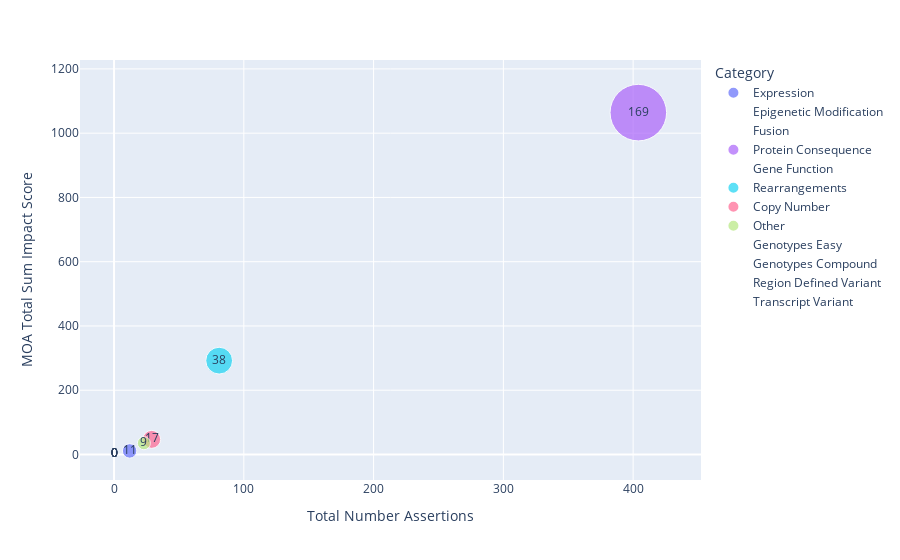

Notebook code for this chart:
### Markdown cell above
The scatterplot below shows the relationship between the Not Suported variant sub category impact score and the number of assertions (evidence items) associated with features (variants) in each sub category. Additionally, the sizes of the data point represent the number of features (variants) in each sub category.

### Code cell
fig2 = px.scatter(
    data_frame=not_supported_feature_impact_df,
    x="Total Number Assertions",
    y="MOA Total Sum Impact Score",
    size="Total Number Features",
    size_max=40,
    text="Total Number Features",
    color="Category"
)
fig2.show()

### Figure 1 — Plotly figure (JSON) as saved in the notebook; plotly's stock layout.template omitted (floating-point values rounded to 4 significant figures)
{"data": [{"hovertemplate": "Category=Expression<br>Total Number Assertions=%{x}<br>MOA Total Sum Impact Score=%{y}<br>Total Number Features=%{text}<extra></extra>", "legendgroup": "Expression", "marker": {"color": "#636efa", "size": [11], "sizemode": "area", "sizeref": 0.1056, "symbol": "circle"}, "mode": "markers+text", "name": "Expression", "orientation": "v", "showlegend": true, "text": [11], "type": "scatter", "x": [12], "xaxis": "x", "y": [11], "yaxis": "y"}, {"hovertemplate": "Category=Epigenetic Modification<br>Total Number Assertions=%{x}<br>MOA Total Sum Impact Score=%{y}<br>Total Number Features=%{text}<extra></extra>", "legendgroup": "Epigenetic Modification", "marker": {"color": "#EF553B", "size": [0], "sizemode": "area", "sizeref": 0.1056, "symbol": "circle"}, "mode": "markers+text", "name": "Epigenetic Modification", "orientation": "v", "showlegend": true, "text": [0], "type": "scatter", "x": [0], "xaxis": "x", "y": [0], "yaxis": "y"}, {"hovertemplate": "Category=Fusion<br>Total Number Assertions=%{x}<br>MOA Total Sum Impact Score=%{y}<br>Total Number Features=%{text}<extra></extra>", "legendgroup": "Fusion", "marker": {"color": "#00cc96", "size": [0], "sizemode": "area", "sizeref": 0.1056, "symbol": "circle"}, "mode": "markers+text", "name": "Fusion", "orientation": "v", "showlegend": true, "text": [0], "type": "scatter", "x": [0], "xaxis": "x", "y": [0], "yaxis": "y"}, {"hovertemplate": "Category=Protein Consequence<br>Total Number Assertions=%{x}<br>MOA Total Sum Impact Score=%{y}<br>Total Number Features=%{text}<extra></extra>", "legendgroup": "Protein Consequence", "marker": {"color": "#ab63fa", "size": [169], "sizemode": "area", "sizeref": 0.1056, "symbol": "circle"}, "mode": "markers+text", "name": "Protein Consequence", "orientation": "v", "showlegend": true, "text": [169], "type": "scatter", "x": [404], "xaxis": "x", "y": [1064], "yaxis": "y"}, {"hovertemplate": "Category=Gene Function<br>Total Number Assertions=%{x}<br>MOA Total Sum Impact Score=%{y}<br>Total Number Features=%{text}<extra></extra>", "legendgroup": "Gene Function", "marker": {"color": "#FFA15A", "size": [0], "sizemode": "area", "sizeref": 0.1056, "symbol": "circle"}, "mode": "markers+text", "name": "Gene Function", "orientation": "v", "showlegend": true, "text": [0], "type": "scatter", "x": [0], "xaxis": "x", "y": [0], "yaxis": "y"}, {"hovertemplate": "Category=Rearrangements<br>Total Number Assertions=%{x}<br>MOA Total Sum Impact Score=%{y}<br>Total Number Features=%{text}<extra></extra>", "legendgroup": "Rearrangements", "marker": {"color": "#19d3f3", "size": [38], "sizemode": "area", "sizeref": 0.1056, "symbol": "circle"}, "mode": "markers+text", "name": "Rearrangements", "orientation": "v", "showlegend": true, "text": [38], "type": "scatter", "x": [81], "xaxis": "x", "y": [292], "yaxis": "y"}, {"hovertemplate": "Category=Copy Number<br>Total Number Assertions=%{x}<br>MOA Total Sum Impact Score=%{y}<br>Total Number Features=%{text}<extra></extra>", "legendgroup": "Copy Number", "marker": {"color": "#FF6692", "size": [17], "sizemode": "area", "sizeref": 0.1056, "symbol": "circle"}, "mode": "markers+text", "name": "Copy Number", "orientation": "v", "showlegend": true, "text": [17], "type": "scatter", "x": [29], "xaxis": "x", "y": [47], "yaxis": "y"}, {"hovertemplate": "Category=Other<br>Total Number Assertions=%{x}<br>MOA Total Sum Impact Score=%{y}<br>Total Number Features=%{text}<extra></extra>", "legendgroup": "Other", "marker": {"color": "#B6E880", "size": [9], "sizemode": "area", "sizeref": 0.1056, "symbol": "circle"}, "mode": "markers+text", "name": "Other", "orientation": "v", "showlegend": true, "text": [9], "type": "scatter", "x": [23], "xaxis": "x", "y": [35], "yaxis": "y"}, {"hovertemplate": "Category=Genotypes Easy<br>Total Number Assertions=%{x}<br>MOA Total Sum Impact Score=%{y}<br>Total Number Features=%{text}<extra></extra>", "legendgroup": "Genotypes Easy", "marker": {"color": "#FF97FF", "size": [0], "sizemode": "area", "sizeref": 0.1056, "symbol": "circle"}, "mode": "markers+text", "name": "Genotypes Easy", "orientation": "v", "showlegend": true, "text": [0], "type": "scatter", "x": [0], "xaxis": "x", "y": [0], "yaxis": "y"}, {"hovertemplate": "Category=Genotypes Compound<br>Total Number Assertions=%{x}<br>MOA Total Sum Impact Score=%{y}<br>Total Number Features=%{text}<extra></extra>", "legendgroup": "Genotypes Compound", "marker": {"color": "#FECB52", "size": [0], "sizemode": "area", "sizeref": 0.1056, "symbol": "circle"}, "mode": "markers+text", "name": "Genotypes Compound", "orientation": "v", "showlegend": true, "text": [0], "type": "scatter", "x": [0], "xaxis": "x", "y": [0], "yaxis": "y"}, {"hovertemplate": "Category=Region Defined Variant<br>Total Number Assertions=%{x}<br>MOA Total Sum Impact Score=%{y}<br>Total Number Features=%{text}<extra></extra>", "legendgroup": "Region Defined Variant", "marker": {"color": "#636efa", "size": [0], "sizemode": "area", "sizeref": 0.1056, "symbol": "circle"}, "mode": "markers+text", "name": "Region Defined Variant", "orientation": "v", "showlegend": true, "text": [0], "type": "scatter", "x": [0], "xaxis": "x", "y": [0], "yaxis": "y"}, {"hovertemplate": "Category=Transcript Variant<br>Total Number Assertions=%{x}<br>MOA Total Sum Impact Score=%{y}<br>Total Number Features=%{text}<extra></extra>", "legendgroup": "Transcript Variant", "marker": {"color": "#EF553B", "size": [0], "sizemode": "area", "sizeref": 0.1056, "symbol": "circle"}, "mode": "markers+text", "name": "Transcript Variant", "orientation": "v", "showlegend": true, "text": [0], "type": "scatter", "x": [0], "xaxis": "x", "y": [0], "yaxis": "y"}], "layout": {"legend": {"itemsizing": "constant", "title": {"text": "Category"}, "tracegroupgap": 0}, "margin": {"t": 60}, "xaxis": {"anchor": "y", "domain": [0, 1], "title": {"text": "Total Number Assertions"}}, "yaxis": {"anchor": "x", "domain": [0, 1], "title": {"text": "MOA Total Sum Impact Score"}}}}
